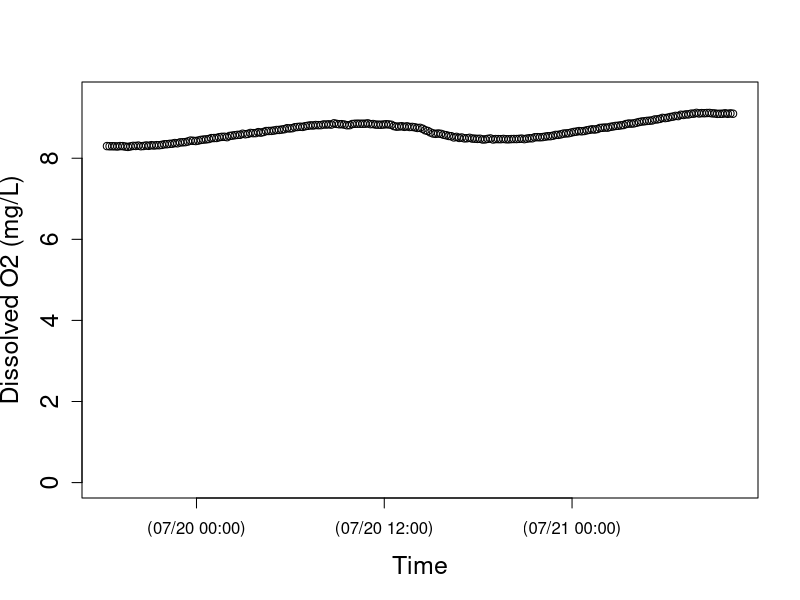
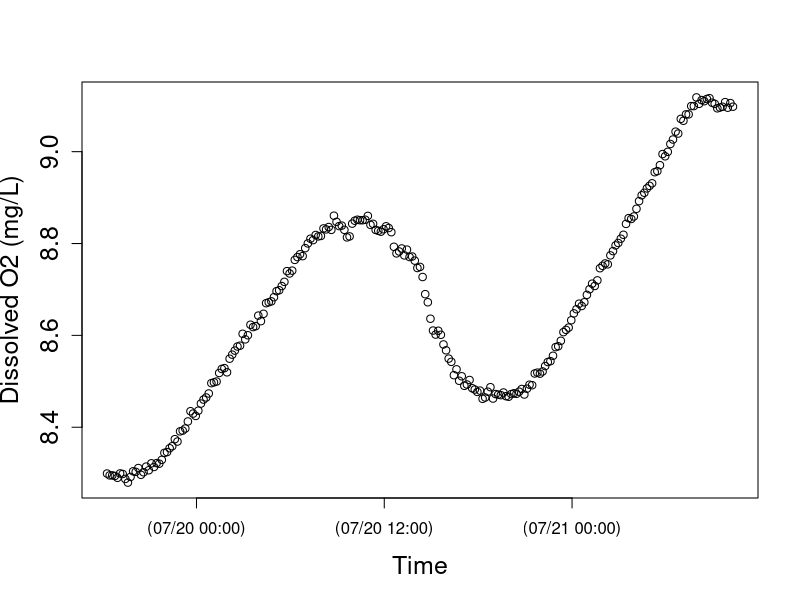
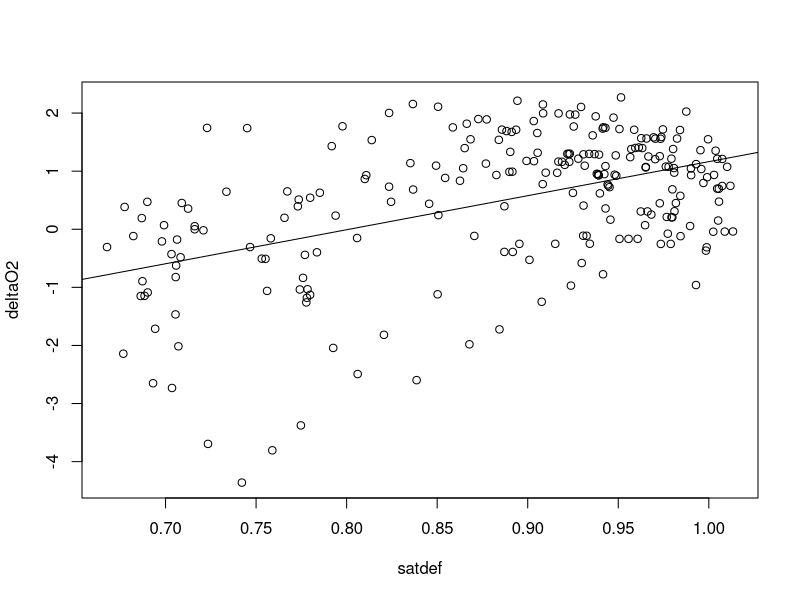
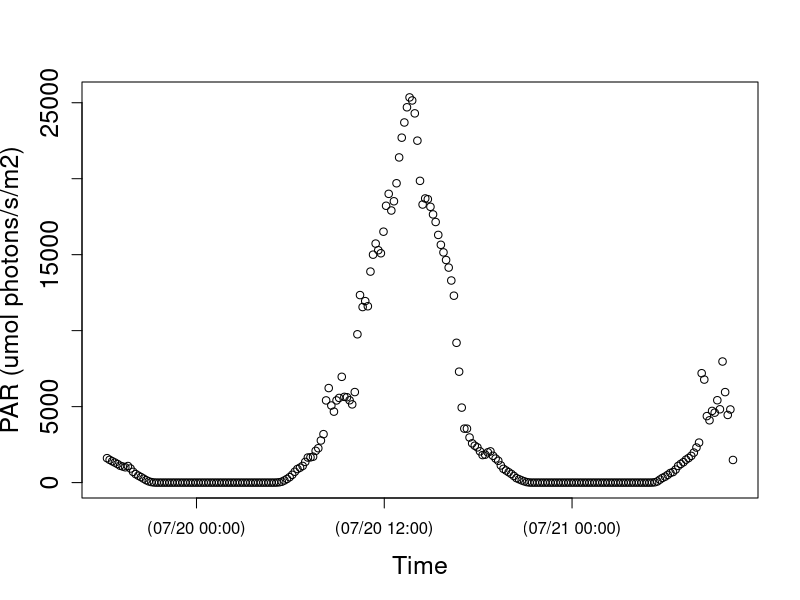
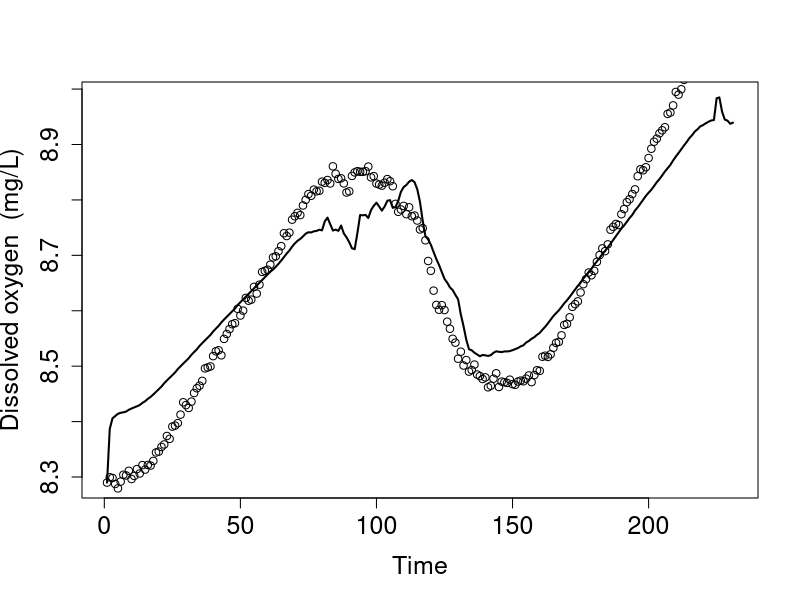
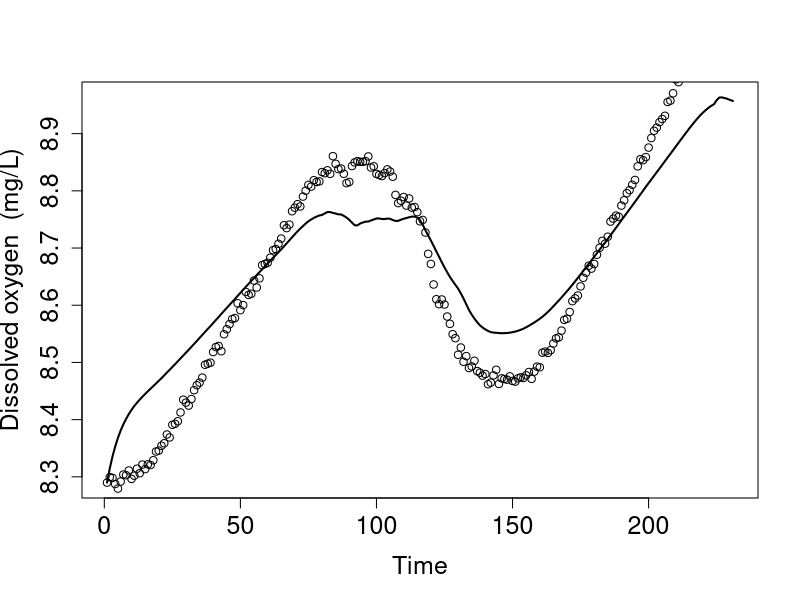
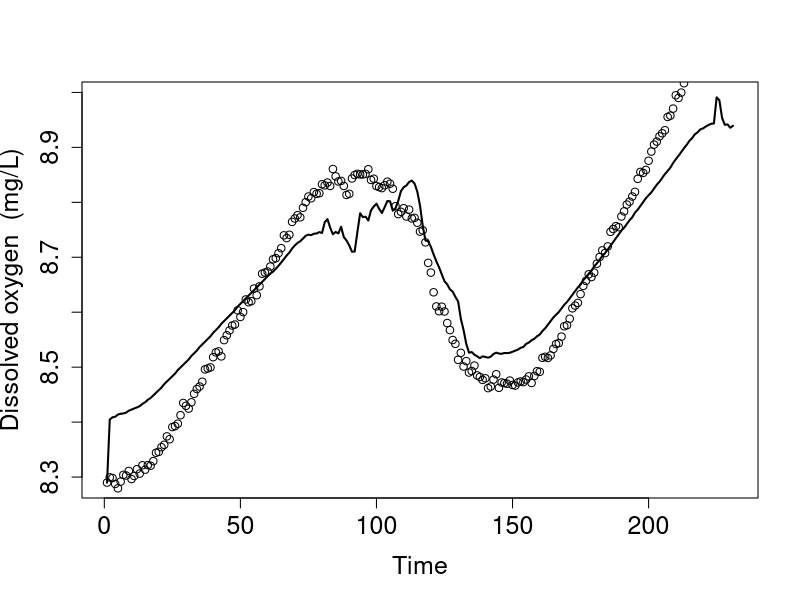

The R script that drew these images, in order:
setwd("N:/Thesis.N/FreshStart_trans/TempLight_trans/TempLightSum17_trans/HO19jul17")
install.packages("chron")
library(chron)
StreamData=read.table("HO19jul17.csv",header=TRUE)  	##time is in seconds since 1970 and in UTC
StreamData$dtime<-chron(StreamData$time/86400)-(7/24)
## Check new chron object dtime and O2 data
## here is where you can target and remove outliers if you want to check before running models 
plot(StreamData$dtime, StreamData$oxy,cex.lab=1.5, cex.axis=1.5, lwd=1,ylim=c(0,9.5), xlab="Time",ylab="Dissolved O2 (mg/L)")
plot(StreamData$dtime, StreamData$oxy,cex.lab=1.5, cex.axis=1.5, lwd=1, xlab="Time",ylab="Dissolved O2 (mg/L)")

# END data important and management
# [2] LOAD O2 SATURATION FUNCTION

osat<- function(temp, bp) {
  
  tstd<-log((298.15-temp) / (273.15 + temp))
  
  a0<-2.00907
  a1<-3.22014
  a2<-4.0501
  a3<-4.94457
  a4<- -0.256847
  a5<- 3.88767
  
  u<-10^(8.10765-(1750.286/(235+temp)))
  
  sato<-(exp(a0 + a1*tstd + a2*tstd^2 + a3*tstd^3 + a4*tstd^4+a5*tstd^5))*((bp-u)/(760-u))*1.42905
  sato
}

#end of function
# END loading O2 SAT calc #
# [3] LOAD BAROMETRIC PRESSURE FUNCTION
## Function to correct barometric pressure for altitude. From Colt (2012).
## This function gives bp in mmHg for altitude given nearby measurement of standardized barometric pressure. 
## temp is degC 
## alt is m
## bpst is in inches of Hg and the sort of data you will find from U.S. weather stations.  Delete the *25.4 if you in the rest of the world where pressure is given in metric units
####function returns mm of Hg
bpcalc<- function(bpst, alt) {
  bpst*25.4*exp((-9.80665*0.0289644*alt)/(8.31447*(273.15+15)))
}
#end of function
# END loading BP calc function ####### 
# [4] LOAD GAS EXCHANGE (K) FUNCTIONS
# NOTE: The functions you use will depend on the methods used to estimate K (O2, propane, SF6). The temperature correction (Kcor) is embedded in the models below, but the Kcor function must be loaded into R before running the model.
# UNITS are day^(-1)
## This code does the opposite of Kcor below; it estimates K600 for KO2 at a given temperature. From Wanninkhof (1992).
K600fromO2<-function (temp, KO2) {
  ((600/(1800.6 - (120.1 * temp) + (3.7818 * temp^2) - (0.047608 * temp^3)))^-0.5) * KO2
}
#end of function
# This calculates K600 from K measured in a propane addition. From Raymond et al. (2012).
K600frompropane<-function (temp, Kpropane) {
  ((600/(2864 - (154.14 * temp) + (3.791 * temp^2) - (0.0379 * temp^3)))^-0.5) * Kpropane
}
#end of function
# This calculates K600 from K measured in a SF6 addition. From Raymond et al. (2012).
K600fromSF6<-function(temp, KSF6) {
  ((600/(3255.3-(217.13*temp)+(6.837*temp^2)-(0.08607*temp^3)))^-0.5)*KSF6
}
#end of function
# This function calculates KO2 at any given tempertaure from K600. via schmidt number scaling.  The scaling equation if From JÃ¤hne et al. (1987), Schmidt number conversions from Wanninkhof et al. 1992.
Kcor<-function (temp,K600){
  K600/(600/(1800.6-(temp*120.1)+(3.7818*temp^2)-(0.047608*temp^3)))^-0.5
}
#end of function
# END loading K functions
# [5] NIGHTTIME REGRESSION to estimate K -- OPTIONAL
### nighttime regression code to estimate K. Approach as in Hornberger and Kelly (1975).
## o2 file is your oxygen data (defined in subsetting)
## bp is barometric pressure in mm Hg for your site, 
## ts is the time step in MINUTES (not days as in metabolism code below)

nightreg<-function(o2file, bp, ts){
  
  temp<-o2file$temp
  oxy<-o2file$oxy
  
  # moving average on oxy data
  oxyf1<-filter(o2file$oxy,rep(1/3,3), sides=2)
  
  # trim the ends of the oxy data
  oxyf2<- oxyf1[c(-1,-length(oxyf1))]
  
  # calculate delO/delt; convert to units of days by ts in min-1*1440
  deltaO2<-((oxyf2[-1]-oxyf2[-length(oxyf2)])/ts)*1440
  
  # Trim the first two and last one from the temp data to match the filter oxy data
  temptrim<-temp[c(-2:-1,-length(temp))]
  
  # calc the dodef
  satdef<-osat(temptrim,bp)-oxyf2[-1]
  
  # fit linear model and plot using linear model fitting (lm) and abline functions in R stats package
  nreg<-lm(deltaO2~satdef)
  plot(satdef,deltaO2)
  abline(nreg)
  
  # use coef function in R stats package to get lm coefficients
  coeff<-coef(nreg)
  
  # output gives lm coeff and K600 (converted from nighttime regression estimate of KO2)
  out<-list(coeff, K600fromO2(mean(temp), coeff[2]))
  out
  
}
#end of function
# NOTE: this approach works better for some sites/dates than others; always check that your model fit is good and that your K600 estimate makes sense!
#Call as:  The first argument in the function defines when to pull data.  In this case on 10/27/204 (for spring creek) between 18:05 and 23:00

nightreg(StreamData[StreamData$dtime>=as.numeric(chron(dates="07/19/17", times="18:10:00")) & StreamData$dtime<=as.numeric(chron(dates="07/21/17", times="10:00:00")), ], bp=660, ts=10)
# END nighttime regression calculation of K #
# check that light makes sense
plot(StreamData$dtime, StreamData$light,cex.lab=1.5, cex.axis=1.5, lwd=1, xlab="Time",ylab="PAR (umol photons/s/m2)")
# END light
# [7] MODEL v1 - RIVERMETABK; solves for GPP, ER, AND K
##
# [7a] LOAD RIVERMETABK functions
###########################################

## VERSION 1 of possible metabolism model

##### now estimate metabolism

## parameter names (and units) for BOTH rivermetab functions (solving for or fixing K600):
## oxy.mod = modeled O2 (mg/L)
## oxy = O2 data (mg/L)
## MET[1] = GPP = estimated daily gross primary production (g O2 m-2 d-1); + flux of O2 production
## MET[2] = ER = estimated daily ecosystem respiration (g O2 m-2 d-1); - flux of O2 consumption 
## MET[3] = K = estimated K600 (d-1)
## z = estimated site depth (m)
## Kcor = KO2 corrected for temperature, calculated from K600 (d-1)
## bp = barometric pressure (mmHg)
## temp = water temperature (C)
## light = PAR data (or modlight from above light function)
## ts = time step of O2 data from logger (10 min intervals --> units are day, so 10/1440=0.06944)

# Model to calculate GPP, ER and K simultaneously
# This model is advantageous in the sense that one can estimate K from the data, but beware that it may be an overparameterized model.  
# Note that you have the opportunity below to use your light data or modeled light (here as data$light estimated for spring creek and french creek with the light model function above). You decide and modify the function and data names accordingly.

# rivermetabK is the master function that calls the MLE function (onestationmleK) and plotting function (onestationplot) below
rivermetabK<-function(o2file, z, bp, ts){
  
  ##pull data out of loaded o2file (subset in CALL function) and give it a name. 
  temp<-o2file$temp
  oxy<-o2file$oxy
  light<-o2file$light
  
  ##This calls onestationmleK (below) to calculate metabolism by non-linear minimization. We use nlm() function in R stats package; for more information see "help(nlm)"  The first argument is the function to be minimized, the second defines the starting values.  The function that is minimized (onestationmleK, see below) always has as its first argument, a vector of parameters (MET), and second argument a vector of starting values for those parameters, p=c(3,-5, 10).
  
  river.mle<-nlm(onestationmleK, p=c(3,-5, 10), oxy=oxy, z=z,temp=temp,light=light, bp=bp, ts=ts)
  
  ##plot modeled and measaured O2 given MLE estimates of GPP, ER, and K600.  It calls a function below onestationplot()
  
  onestationplot(GPP=river.mle$estimate[1], ER=river.mle$estimate[2],oxy=oxy,z=z,temp=temp,light=light, K=river.mle$estimate[3], bp=bp, ts=ts)
  
  ##return GPP, ER, K600, and MLE values
  b <- list(GPP=river.mle$estimate[1], ER=river.mle$estimate[2], K600=river.mle$estimate[3], neglogL=river.mle$minimum[1])
  b
}
# end of function
# This function returns the negative log likelihood value given O2 data and estimates of GPP, ER, and K (which is vector MET); is included in master rivermetabK function above
onestationmleK<-function(MET,temp, oxy, light, z, bp, ts) {
  
  # create new vector for modeled O2
  oxy.mod<-numeric(length(data))
  # give starting value from oxygen data; this is the only time O2 data is used to model GPP and ER
  oxy.mod[1]<-oxy[1]
  
  # this is the metabolism equation as in Van de Bogert et al 2007 L&OMethods
  for (i in 2:length(oxy)) {oxy.mod[i]<-oxy.mod[i-1]+((MET[1]/z)*(light[i]/sum(light)))+ MET[2]*ts/z+(Kcor(temp[i],MET[3]))*ts*(osat(temp[i],bp)-oxy.mod[i-1]) }
  
  ##below is MLE calculation; output is -log likelihood
  # diff in measured and modeled O2
  sqdiff<-(oxy-oxy.mod)^2 
  # likelihood function
  L <- length(oxy) * (log(((sum(sqdiff)/length(oxy))^0.5))+0.5*log(6.28)) + ((2*sum(sqdiff)/length(oxy))^-1) * sum(sqdiff)
  L
}
# end of function
# this function plots modeled O2 and O2 data from estimates of daily GPP, ER, and K; is included in master rivermetabK function above
# Calls same metabolism equation as in mle function, but plots modeled O2 as a function of GPP, ER, and K estimates from mle
# use this to visually assess your model estimates (should be good agreement between modeled and measured O2)
onestationplot<-function(GPP, ER, oxy, z, temp, K, light, bp, ts) {
  
  oxy.mod<-numeric(length(oxy))
  oxy.mod[1]<-oxy[1]
  
  # this is the metabolism equation as in Van de Bogert et al (2007) L&OMethods
  for (i in 2:length(oxy)) { oxy.mod[i]<-oxy.mod[i-1]+((GPP/z)*(light[i]/sum(light)))+ ER*ts/z+(Kcor(temp[i],K))*ts*(osat(temp[i],bp)-oxy.mod[i-1]) }
  
  plot(seq(1:length(oxy)),oxy.mod, type="l",xlab="Time", ylab="Dissolved oxygen  (mg/L)", cex.lab=1.5, cex.axis=1.5, lwd=2 )
  points(seq(1:length(oxy)),oxy)
}
# end of function

####### END LOADING rivermetabK function #
# [7b] CALL RIVERMETABK function
###########################################

## Call as:  z is depth in m, bp is im mmHg, ts is time steps in days.

# for spring creek data; 10/28/14
###########################################

## Call as:  z is depth in m, bp is im mmHg, ts is time steps in days.

# for spring creek data; 10/28/14
rivermetab<-function(o2file, z, bp, ts, K){
  
  ##pull data out of loaded o2file (subset in CALL function) and give it a name. 
  temp<-o2file$temp
  oxy<-o2file$oxy
  light<-o2file$light
  
  ##calculate metabolism by non linear minimization of MLE function (below)
  river.mle<-nlm(onestationmle, p=c(3,-5), oxy=oxy, z=z,temp=temp,light=light, bp=bp, ts=ts, K=K)
  
  ##plot data; uses same plot function as given for rivermetabK above (relisted below to keep each model as own unit)
  onestationplot(GPP=river.mle$estimate[1], ER=river.mle$estimate[2],oxy=oxy,z=z,temp=temp,light=light, K=K, bp=bp, ts=ts)
  
  ##return GPP, ER, and MLE value
  b<-list(GPP= river.mle$estimate[1], ER= river.mle$estimate[2],  neglogL= river.mle$minimum[1])
  b
}
# end of function

# function returns the likelihood value given O2 data and estimates of GPP, ER (which is vector MET); is included in master rivermetab function above; K600 is fixed
onestationmle<-function(MET,temp, oxy, light, z, bp, ts, K) {
  
  oxy.mod<-numeric(length(data))
  oxy.mod[1]<-oxy[1]
  
  # this is the metabolism equation as in Van de Bogert et al 2007 L&OMethods
  for (i in 2:length(oxy)) {oxy.mod[i]<-oxy.mod[i-1]+((MET[1]/z)*(light[i]/sum(light)))+ MET[2]*ts/z+(Kcor(temp[i],K))*ts*(osat(temp[i],bp)-oxy.mod[i-1]) }
  
  ## below is MLE calculation; output is likelihood
  # diff in measured and modeled O2
  sqdiff<-(oxy-oxy.mod)^2 
  # likelihood function
  L <- length(oxy)*(log(((sum(sqdiff)/length(oxy))^0.5)) +0.5*log(6.28)) + ((2*sum(sqdiff)/length(oxy))^-1)*sum(sqdiff)
  L
}
#end of function

# (As in rivermetabK)
# this function plots modeled O2 and O2 data from estimates of daily GPP and ER; is included in master rivermetab function above
# Calls same metabolism equation as in mle function, but plots modeled O2 as a function of GPP, ER estimates from mle
# use this to visually assess your model estimates (should be good agreement between modeled and measured O2)
onestationplot<-function(GPP, ER, oxy, z, temp, K, light, bp, ts) {
  
  oxy.mod<-numeric(length(oxy))
  oxy.mod[1]<-oxy[1]
  
  # this is the metabolism equation as in Van de Bogert et al (2007) L&OMethods
  for (i in 2:length(oxy)) { oxy.mod[i]<-oxy.mod[i-1]+((GPP/z)*(light[i]/sum(light)))+ ER*ts/z+(Kcor(temp[i],K))*ts*(osat(temp[i],bp)-oxy.mod[i-1]) }
  
  plot(seq(1:length(oxy)),oxy.mod, type="l",xlab="Time", ylab="Dissolved oxygen  (mg/L)", cex.lab=1.5, cex.axis=1.5, lwd=2 )
  points(seq(1:length(oxy)),oxy)
  
  print(summary(lm(oxy~oxy.mod)))
  
}
# end of function
####### END loading rivermetab function ####### 
## Call as:  z is depth in m, bp is im mmHg, ts is time steps in days.

# 10 MIN timestep!! literature k600 values based on slope
rivermetab(o2file=StreamData[StreamData$dtime>=as.numeric(chron(
  dates="07/19/17", times="18:47:00")) & StreamData $dtime<=as.numeric(chron(
    dates="07/21/17", times="09:17:00")), ], 
  z=0.070, 
  bp=725, 
  ts=0.006944, 
  K=137.883107)
# 10 MIN timestep!! my derived k600 values based on velocity
rivermetab(o2file=StreamData[StreamData$dtime>=as.numeric(chron(
  dates="07/19/17", times="18:47:00")) & StreamData $dtime<=as.numeric(chron(
  dates="07/21/17", times="09:17:00")), ], 
  z=0.070, 
  bp=725, 
  ts=0.006944, 
  K=28.7341189)
# 10 MIN timestep!! full model as is 
rivermetabK(o2file=StreamData[ StreamData $dtime>=as.numeric(chron(
  dates="07/19/17", times="18:47:00")) & StreamData $dtime<=as.numeric(chron(
  dates="07/21/17", times="09:17:00")), ], 
  z=0.070, 
  bp=725, 
  ts=0.006944)
